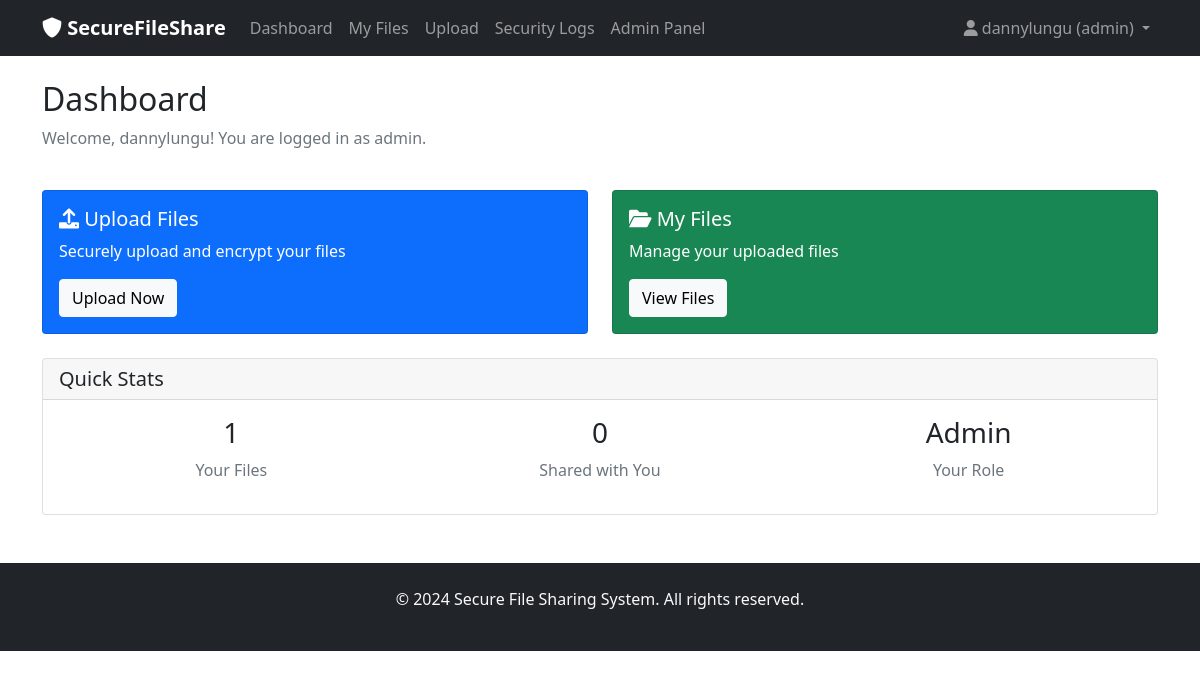
Page /dashboard/ (signed in) on the committed database.
### accounts/models.py (models this page shows, shortened)
class CustomUser(AbstractUser):
    ROLE_CHOICES = (
        ('admin', 'Admin'),
        ('user', 'User'),
        ('guest', 'Guest'),
    )
    role = models.CharField(max_length=10, choices=ROLE_CHOICES, default='user')
    public_key = models.TextField(blank=True, null=True)
    private_key = models.TextField(blank=True, null=True)

### accounts/views.py (the view)
# urls.py: path('dashboard/', views.dashboard_view, name='dashboard'),
@login_required
def dashboard_view(request):
    try:
        user_profile = UserProfile.objects.get(user=request.user)
        has_profile = True
    except UserProfile.DoesNotExist:
        has_profile = False
        messages.warning(request, 'Your user profile is not set up properly. Please contact administrator.')
    from files.models import SecureFile
    user_files = SecureFile.objects.filter(owner=request.user)
    shared_files = SecureFile.objects.filter(shares__shared_with=request.user)
    context = {
        'user_files': user_files,
        'shared_files': shared_files,
        'has_profile': has_profile,
    }
    return render(request, 'accounts/dashboard.html', context)

### accounts/templates/accounts/dashboard.html
{% extends 'base.html' %}
{% block content %}
<div class="row">
    <div class="col-12">
        <h2>Dashboard</h2>
        <p class="text-muted">Welcome, {{ user.username }}! You are logged in as {{ user.role }}.</p>
    </div>
</div>
<div class="row mt-4">
    <div class="col-md-6">
        <div class="card text-white bg-primary">
            <div class="card-body">
                <h5 class="card-title">
                    <i class="fas fa-upload"></i> Upload Files
                </h5>
                <p class="card-text">Securely upload and encrypt your files</p>
                <a href="{% url 'file_upload' %}" class="btn btn-light">
                    Upload Now
                </a>
            </div>
        </div>
    </div>
    <div class="col-md-6">
        <div class="card text-white bg-success">
            <div class="card-body">
                <h5 class="card-title">
                    <i class="fas fa-folder-open"></i> My Files
                </h5>
                <p class="card-text">Manage your uploaded files</p>
                <a href="{% url 'file_list' %}" class="btn btn-light">
                    View Files
                </a>
            </div>
        </div>
    </div>
</div>
<div class="row mt-4">
    <div class="col-12">
        <div class="card">
            <div class="card-header">
                <h5 class="card-title mb-0">Quick Stats</h5>
            </div>
            <div class="card-body">
                <div class="row">
                    <div class="col-md-4">
                        <div class="text-center">
                            <h3>{{ user_files.count }}</h3>
                            <p class="text-muted">Your Files</p>
                        </div>
                    </div>
                    <div class="col-md-4">
                        <div class="text-center">
                            <h3>{{ shared_files.count }}</h3>
                            <p class="text-muted">Shared with You</p>
                        </div>
                    </div>
                    <div class="col-md-4">
                        <div class="text-center">
                            <h3>{{ user.role|title }}</h3>
                            <p class="text-muted">Your Role</p>
                        </div>
                    </div>
                </div>
            </div>
        </div>
    </div>
</div>
{% endblock %}

### templates/base.html (shortened to what this page needs)
<!DOCTYPE html>
<html lang="en">
<head>
    <link href="https://cdn.jsdelivr.net/npm/bootstrap@5.1.3/dist/css/bootstrap.min.css" rel="stylesheet">
    <link href="https://cdnjs.cloudflare.com/ajax/libs/font-awesome/6.0.0/css/all.min.css" rel="stylesheet">
</head>
<body>
    <nav class="navbar navbar-expand-lg navbar-dark bg-dark">
        <div class="container">
            <a class="navbar-brand" href="{% url 'dashboard' %}">
                <i class="fas fa-shield-alt"></i> SecureFileShare
            </a>
            <div class="collapse navbar-collapse" id="navbarNav">
                <ul class="navbar-nav me-auto">
                    {% if user.is_authenticated %}
                        <li class="nav-item">
                            <a class="nav-link" href="{% url 'dashboard' %}">Dashboard</a>
                        </li>
                        <li class="nav-item">
                            <a class="nav-link" href="{% url 'file_list' %}">My Files</a>
                        </li>
                        <li class="nav-item">
                            <a class="nav-link" href="{% url 'file_upload' %}">Upload</a>
                        </li>
                        {% if user.role == 'admin' %}
                        <li class="nav-item">
                            <a class="nav-link" href="{% url 'admin_logs' %}">Security Logs</a>
                        </li>
                        <li class="nav-item">
                            <a class="nav-link" href="/admin/">Admin Panel</a>
                        </li>
                        {% endif %}
                    {% endif %}
                </ul>
                <ul class="navbar-nav">
                    {% if user.is_authenticated %}
                        <li class="nav-item dropdown">
                            <a class="nav-link dropdown-toggle" href="#" id="navbarDropdown" role="button" data-bs-toggle="dropdown">
                                <i class="fas fa-user"></i> {{ user.username }} ({{ user.role }})
                            </a>
                        </li>
                    {% endif %}
                </ul>
            </div>
        </div>
    </nav>
    <div class="container mt-4">
        {% block content %}
        {% endblock %}
    </div>
    <footer class="bg-dark text-light mt-5 py-4">
        <div class="container text-center">
            <p>&copy; 2024 Secure File Sharing System. All rights reserved.</p>
        </div>
    </footer>
</body>
</html>

### templates/base.html (style rules this page uses)
.navbar-brand { font-weight: bold; }

### rows in the picture
CustomUser: username "dannylungu", role "admin", role "Admin"

### other values in the picture
{{ user_files.count }} "1"
{{ shared_files.count }} "0"
